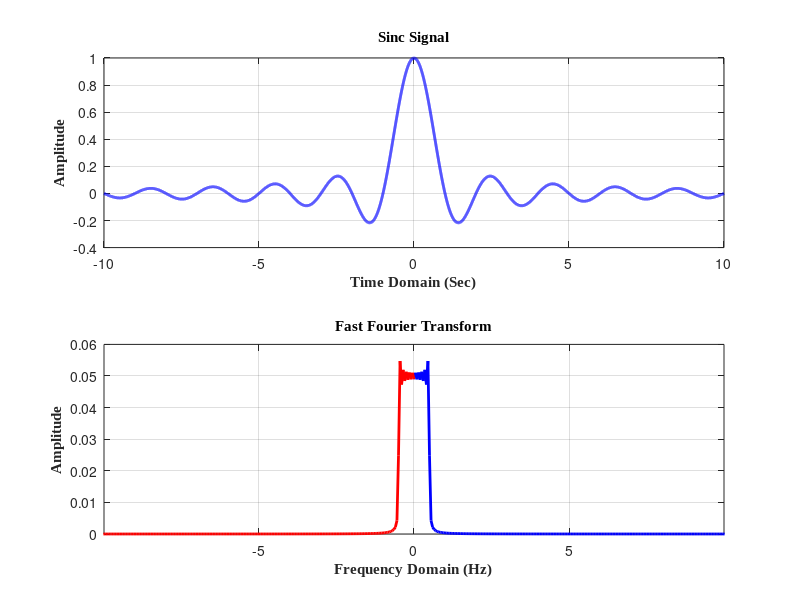

Here is the MATLAB script that generated this plot:
%%% Fourier 
%% Basic Structures
clear 
close all
clc
%% Define Desired Signal
mx = 10; % Start/End Point
Fs = 1e3; % Sampling Frequency
st = 1./Fs; % Step Width
t = -mx:st:mx; % 
L = length(t); % Length of Time Vector
s = sinc(t); % Sinc Signal
%% Define Fourie Transform
S = fft(s); % FFT of Sinc Signal
S1 = abs(S./L);
S2 = S1(1:L/2+1); % Fourier Transform
f = Fs.*(0:L/2)./L; % Define Frequency
vi = ceil(length(f)./50); % Regulator 
%% Plot
subplot(2,1,1)
plot(t,s,'LineWidth',2,'Color','Blue')
title('Sinc Signal','FontName','Times New Roman','FontWeight','bold')
xlabel('Time Domain (Sec)','FontName','Times New Roman','FontWeight','bold')
ylabel('Amplitude','FontName','Times New Roman','FontWeight','bold')
grid on
subplot(2,1,2)
plot(f,S2,'LineWidth',2,'Color','Blue')
hold on
plot(-f,S2,'LineWidth',2,'Color','Red')
title('Fast Fourier Transform','FontName','Times New Roman','FontWeight','bold')
xlabel('Frequency Domain (Hz)','FontName','Times New Roman','FontWeight','bold')
ylabel('Amplitude','FontName','Times New Roman','FontWeight','bold')
grid on
xlim([-f(vi) f(vi)])
